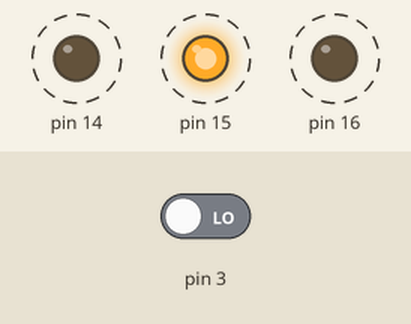
A sketch run on a simulated Arduino Uno, built with avr-gcc and run on an emulated ATmega328P. On the bench: output pins drawn as LEDs (lit = HIGH). Dashed ring = blinking. Inputs (shaded band) come from the test bench; at power-on: pin 3 LOW.

Above: at 5.05 s.
5.1 s: pin 3 driven HIGH
At 5.35 s:
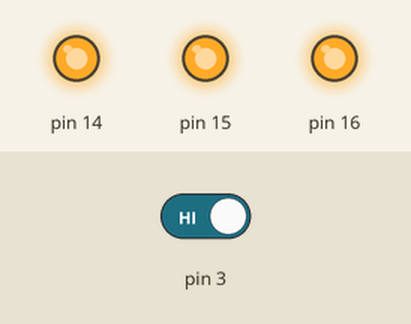
At 10.3 s:
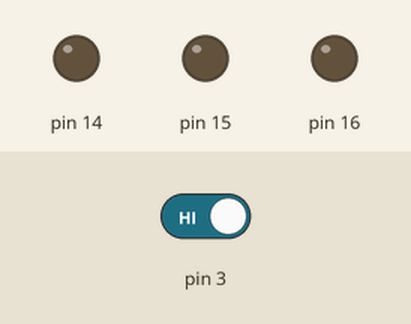
Timing chart, 0 to 14.1 s (numbered marks = the images above; inputs shaded):
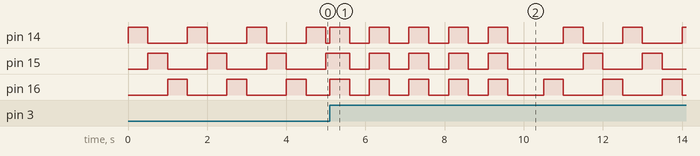

The sketch:

second.ino
```cpp
#include <avr/io.h>
#include <avr/interrupt.h>
#include <util/delay.h>

ISR(INT1_vect){
  for (int i=0; i<5; i++) {
    PORTC = 0x07;
    _delay_ms(500);
    PORTC = 0x00;
    _delay_ms(500);
  }
  }
void INT1_Init(void){
  SREG = SREG &(~(1<<7));
  DDRD = DDRD & ~(1<<PD2);//input pin
  EIMSK = EIMSK |(1<<INT1);//listen to int1
 //rising edge
  EICRA = EICRA |(1<<ISC11);
  EICRA = EICRA |(1<<ISC10);
  SREG = SREG |(1<<7);
}

int main(){
  INT1_Init();
  //pin 0 , 1,2 are output leds
   DDRC = DDRC | (1<<PC0)| (1<<PC1)| (1<<PC2);
   PORTC = 0x00;//initally off


  while(true){
    PORTC = 0x01;
    _delay_ms(500);
  PORTC = 0x2;
    _delay_ms(500);
      PORTC = 0x04;
    _delay_ms(500);
    }
  return 0;
}
```
